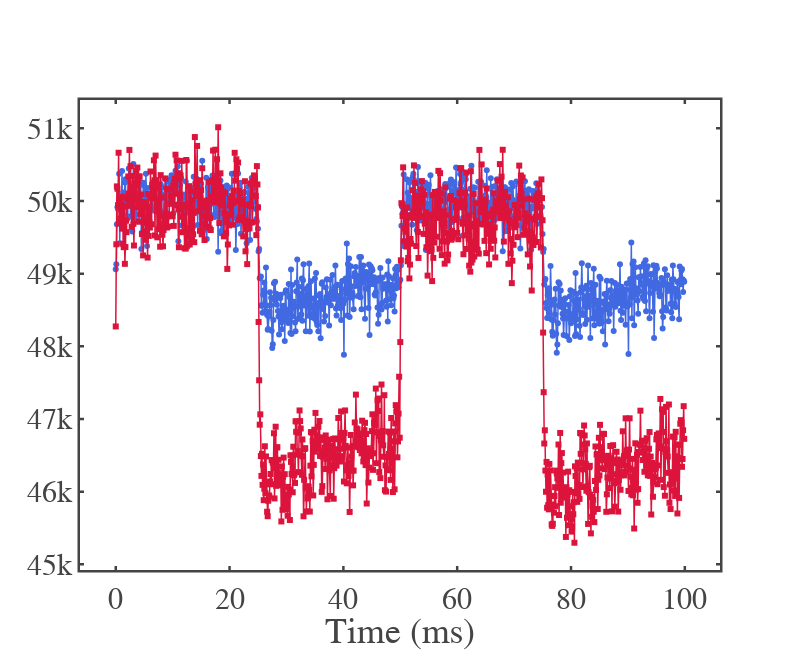

The code cell stored with this chart in its notebook:
### Code cell
import numpy as np
import plotly.graph_objects as go
import plotly.io as pio
import os

# --- Figure template (reuse your template) ---
fig_template = go.layout.Template()
fig_template.layout = {
    'template': 'simple_white+presentation',
    'autosize': False,
    'width': 800,
    'height': 600,
    'xaxis': {'ticks':'inside','mirror':'ticks','linewidth':2.5,'tickwidth':2.5,'ticklen':4,'showline':True,'showgrid':False},
    'yaxis': {'ticks':'inside','mirror':'ticks','linewidth':2.5,'tickwidth':2.5,'ticklen':4,'showline':True,'showgrid':False},
    'font': {'family': 'mathjax','size': 30}
}

# ============================================================
# --- Files to compare ---
# ============================================================
## We cannot compare for side on configuration because we donnot have the data at the same power of 1064nm laser 

file1 = r"C:\Users\Atanu\OneDrive\Desktop\research_work\paper\NaBiF4_PL_analysis\datas\7th Oct NaBiF4\side on\1064nm_3.86mA_20Hz_975nm_40mW.txt"
file2 = r"C:\Users\Atanu\OneDrive\Desktop\research_work\paper\NaBiF4_PL_analysis\datas\6th Oct NaBiF4\1064nm_3.86mW_same_polarization\partial side on\1064nm_3.86mA_20Hz_975nm_100mW.txt"

labels = ["File 1", "File 2"]
colors = ["royalblue", "crimson"]
markers = ["circle", "square"]

# --- Groups (use your existing groups)
groups = [(21,24),(46,49),(71,74),(96,99)]
t1, t2 = groups[0]  # group 1 window

# ============================================================
# --- Load data and align group 1 ---
# ============================================================
data_list = []

for fpath in [file1, file2]:
    arr = np.loadtxt(fpath, skiprows=1)
    if arr.ndim == 1 and arr.size >= 2:
        arr = arr.reshape(1, -1)
    time_ms = arr[:,0] / 1e9
    intensity = arr[:,1]
    data_list.append((time_ms, intensity))

# compute group 1 mean
mean_g1_file1 = np.nanmean(data_list[0][1][(data_list[0][0] >= t1) & (data_list[0][0] <= t2)])
mean_g1_file2 = np.nanmean(data_list[1][1][(data_list[1][0] >= t1) & (data_list[1][0] <= t2)])

# offset to align file2 to file1
offset = mean_g1_file1 - mean_g1_file2
time2, intensity2 = data_list[1]
intensity2_aligned = intensity2 + offset

# ============================================================
# --- Plotting ---
# ============================================================
fig = go.Figure()

# File 1
fig.add_trace(go.Scatter(
    x=data_list[0][0],
    y=data_list[0][1],
    mode='lines+markers',
    line=dict(color=colors[0], width=1.5),
    marker=dict(symbol=markers[0], size=6),
    name=labels[0],
    showlegend= False
))

# File 2 (aligned)
fig.add_trace(go.Scatter(
    x=time2,
    y=intensity2_aligned,
    mode='lines+markers',
    line=dict(color=colors[1], width=1.5),
    marker=dict(symbol=markers[1], size=6),
    name=labels[1],
    showlegend= False
))

# ============================================================
# --- Layout ---
# ============================================================
fig.update_layout(
    template=fig_template,
    xaxis_title="Time (ms)",
    # yaxis_title="Intensity (a.u.)",
    width=800,
    height=650
)

fig.update_xaxes( zeroline=False)


# Save figure
output_fig_folder = r"C:\Users\Atanu\OneDrive\Desktop\research_work\paper\NaBiF4_PL_analysis\figures in paper"
os.makedirs(output_fig_folder, exist_ok=True)
out_path = os.path.join(output_fig_folder, "polarization_comparison_sideOn.png")
pio.write_image(fig, out_path, scale=4)
print("Saved figure:", out_path)

fig.show()

### Figure 1 — Plotly figure (JSON) as saved in the notebook; plotly's stock layout.template omitted (floating-point values rounded to 4 significant figures; data arrays with more than 128 entries replaced by an {"elided": "..."} marker saying what was removed)
{"data": [{"line": {"color": "royalblue", "width": 1.5}, "marker": {"size": 6, "symbol": "circle"}, "mode": "lines+markers", "name": "File 1", "showlegend": false, "type": "scatter", "x": {"elided": "1000 float values"}, "y": {"elided": "1000 float values"}}, {"line": {"color": "crimson", "width": 1.5}, "marker": {"size": 6, "symbol": "square"}, "mode": "lines+markers", "name": "File 2", "showlegend": false, "type": "scatter", "x": {"elided": "1000 float values"}, "y": {"elided": "1000 float values"}}], "layout": {"height": 650, "width": 800, "xaxis": {"autorange": true, "range": [-6.282, 106.2], "title": {"text": "Time (ms)"}, "type": "linear", "zeroline": false}, "yaxis": {"autorange": true, "range": [44920.0, 51390.0], "type": "linear"}}}
